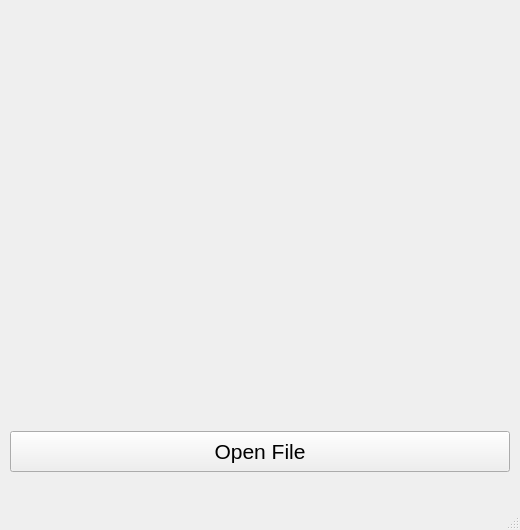
<?xml version="1.0" encoding="UTF-8"?>
<ui version="4.0">
 <class>MainWindow</class>
 <widget class="QMainWindow" name="MainWindow">
  <property name="geometry">
   <rect>
    <x>0</x>
    <y>0</y>
    <width>520</width>
    <height>530</height>
   </rect>
  </property>
  <property name="windowTitle">
   <string>MainWindow</string>
  </property>
  <widget class="QWidget" name="centralwidget">
   <widget class="QPushButton" name="pushButton">
    <property name="geometry">
     <rect>
      <x>10</x>
      <y>431</y>
      <width>500</width>
      <height>41</height>
     </rect>
    </property>
    <property name="font">
     <font>
      <pointsize>16</pointsize>
     </font>
    </property>
    <property name="text">
     <string>Open File</string>
    </property>
   </widget>
   <widget class="QLabel" name="label">
    <property name="geometry">
     <rect>
      <x>10</x>
      <y>0</y>
      <width>500</width>
      <height>421</height>
     </rect>
    </property>
    <property name="text">
     <string/>
    </property>
    <property name="alignment">
     <set>AlignCenter</set>
    </property>
   </widget>
  </widget>
  <widget class="QMenuBar" name="menubar">
   <property name="geometry">
    <rect>
     <x>0</x>
     <y>0</y>
     <width>520</width>
     <height>30</height>
    </rect>
   </property>
  </widget>
  <widget class="QStatusBar" name="statusbar"/>
 </widget>
 <resources/>
 <connections/>
</ui>
